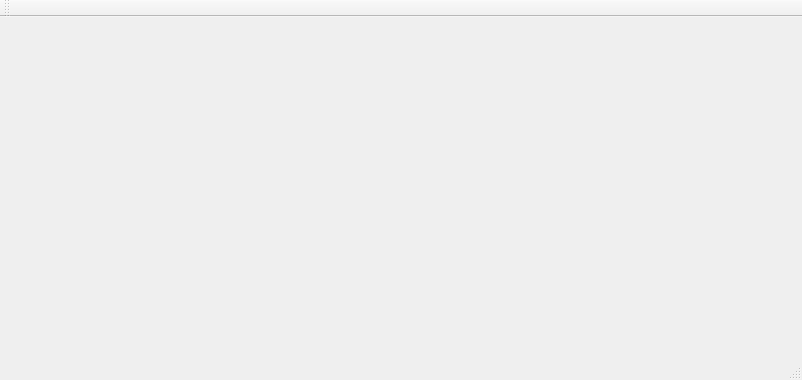
<?xml version="1.0" encoding="UTF-8"?>
<ui version="4.0">
 <class>MainWindow</class>
 <widget class="QMainWindow" name="MainWindow">
  <property name="geometry">
   <rect>
    <x>0</x>
    <y>0</y>
    <width>802</width>
    <height>380</height>
   </rect>
  </property>
  <property name="windowTitle">
   <string>MainWindow</string>
  </property>
  <widget class="QWidget" name="centralWidget">
   <layout class="QGridLayout" name="gridLayout"/>
  </widget>
  <widget class="QMenuBar" name="menuBar">
   <property name="geometry">
    <rect>
     <x>0</x>
     <y>0</y>
     <width>802</width>
     <height>22</height>
    </rect>
   </property>
  </widget>
  <widget class="QToolBar" name="mainToolBar">
   <attribute name="toolBarArea">
    <enum>TopToolBarArea</enum>
   </attribute>
   <attribute name="toolBarBreak">
    <bool>false</bool>
   </attribute>
  </widget>
  <widget class="QStatusBar" name="statusBar"/>
 </widget>
 <layoutdefault spacing="6" margin="11"/>
 <resources/>
 <connections/>
</ui>
